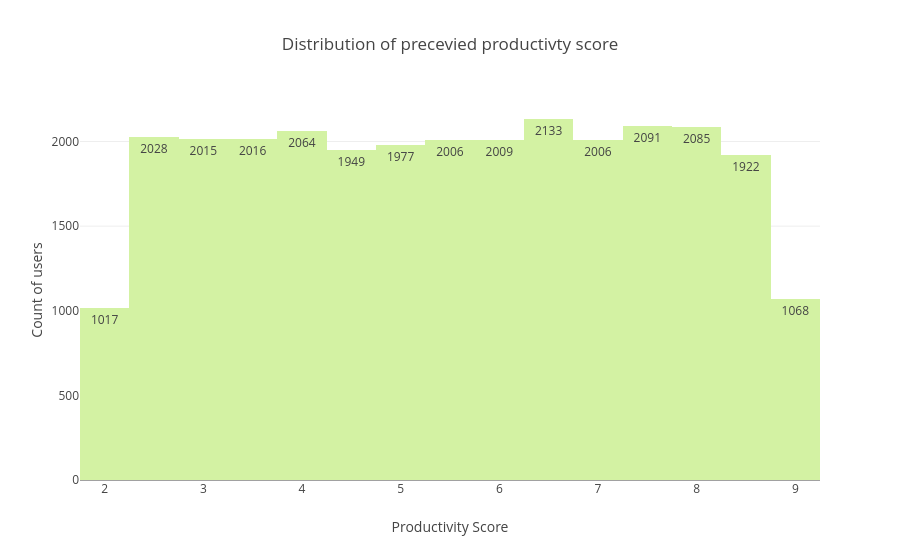

The notebook cell this image was saved under:
### Markdown cell above
Q2:How are perceived productivity scores distributed

### Code cell
fig=px.histogram(df,x="perceived_productivity_score",text_auto=True,nbins=20,color_discrete_sequence=px.colors.sequential.Emrld,title="Distribution of precevied productivty score")
fig.update_layout(
    xaxis_title="Productivity Score",
    yaxis_title="Count of users",
    
    )

### Figure 1 — Plotly figure (JSON) as saved in the notebook; plotly's stock layout.template omitted (floating-point values rounded to 4 significant figures; data arrays with more than 128 entries replaced by an {"elided": "..."} marker saying what was removed)
{"data": [{"bingroup": "x", "hovertemplate": "perceived_productivity_score=%{x}<br>count=%{y}<extra></extra>", "legendgroup": "", "marker": {"color": "rgb(211, 242, 163)", "pattern": {"shape": ""}}, "name": "", "nbinsx": 20, "orientation": "v", "showlegend": false, "texttemplate": "%{value}", "type": "histogram", "x": {"elided": "28386 float values"}, "xaxis": "x", "yaxis": "y"}], "layout": {"barmode": "relative", "legend": {"tracegroupgap": 0}, "title": {"text": "Distribution of precevied productivty score"}, "xaxis": {"anchor": "y", "domain": [0, 1], "title": {"text": "Productivity Score"}}, "yaxis": {"anchor": "x", "domain": [0, 1], "title": {"text": "Count of users"}}}}
